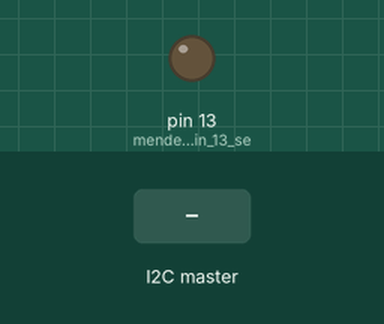
Simulated run of this sketch. Board: Arduino Uno, built with avr-gcc and run on an emulated ATmega328P. Parts: output pins drawn as LEDs (lit = HIGH). Inputs (shaded band) come from the test bench.

Above: at 1.2 s.
1.3 s: the I2C master sends the byte 1
At 2.0 s:
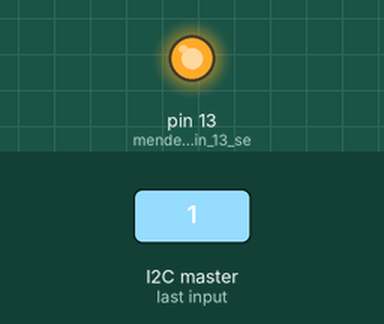
2.8 s: the I2C master sends the byte 0
At 3.1 s:
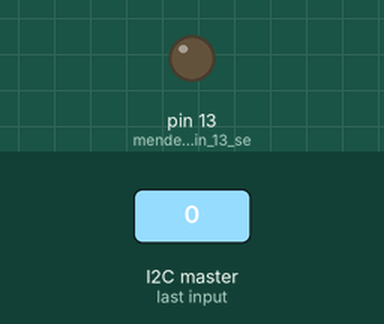
4.3 s: the I2C master sends the byte 2
At 5.5 s:
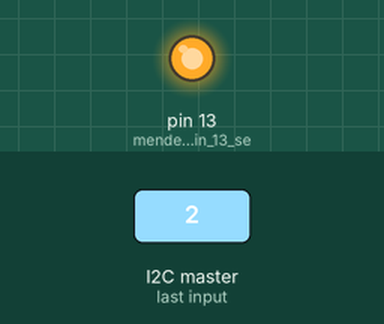
Timing chart, 0 to 7.3 s (numbered marks = the images above; inputs shaded):
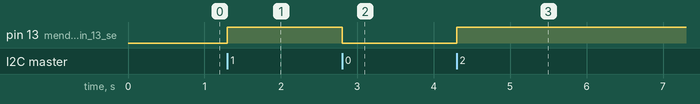

The sketch:

SLAVE.ino
```cpp
#include <Wire.h> //Library untuk menggunakan I2C
int input = 0; //membuat variabel input dengan nilai 0

void setup(){
  Wire.begin(1); //memulai komunikasi I2C dengan memberikan alamat 1
  Wire.onReceive(receiveEvent); //menetapkan fungsi callback yang akan dipanggil ketika perangkat sebagai slave I2C menerima data dari perangkat sebagai master I2C
  pinMode(13, OUTPUT); //mendeklarasikan pin 13 sebagai output
}

void loop(){
}

void receiveEvent(int trigger){ //membuat tugas dengan nama receiveEvent dan memberikan parameter trigger
                                //parameter ini hanya sebagai syarat yang tidak berpengeruh, tapi keberadaanya harus tetap ada
  input = Wire.read(); // membaca data yang diterima dari perangkat master melalui bus I2C dan menyimpannya dalam variabel input.
  digitalWrite(13, input); //mencetak data pada pin 13 dengan parameter input
}
```

Measured:
- after the input at 1.3 s, pin 13 (mendeklarasikan_pin_13_se): LOW → HIGH at once
- after the input at 2.8 s, pin 13 (mendeklarasikan_pin_13_se): HIGH → LOW at once
- after the input at 4.3 s, pin 13 (mendeklarasikan_pin_13_se): LOW → HIGH at once
